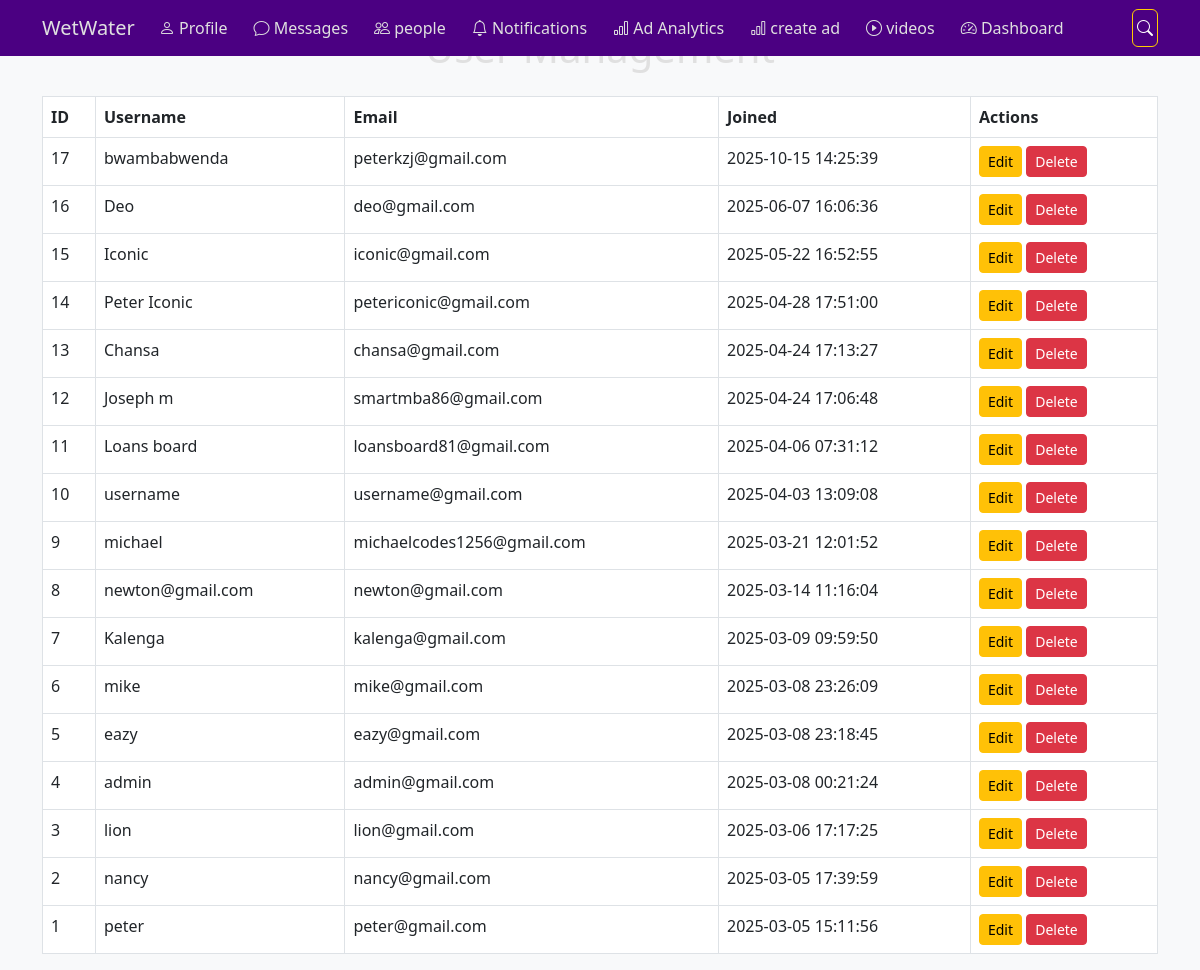
/admin_users.php (signed in), run on the app's committed database.
### tables this page shows
CREATE TABLE `users` (
  `id` int(11) NOT NULL,
  `username` varchar(50) NOT NULL,
  `email` varchar(100) NOT NULL,
  `password` varchar(255) NOT NULL,
  `created_at` timestamp NOT NULL DEFAULT current_timestamp(),
  `profile_picture` varchar(255) DEFAULT 'default_profile.jpg',
  `is_admin` tinyint(1) DEFAULT 0,
  `last_activity` timestamp NOT NULL DEFAULT current_timestamp(),
  `full_name` varchar(100) DEFAULT NULL,
  `bio` text DEFAULT NULL,
  `location` varchar(100) DEFAULT NULL,
  `interests` text DEFAULT NULL,
  `education` varchar(100) DEFAULT NULL,
  `work` varchar(100) DEFAULT NULL,
  `website` varchar(255) DEFAULT NULL,
  `phone` varchar(20) DEFAULT NULL,
  `public_key` text NOT NULL,
  `private_key` text NOT NULL
);

### admin_users.php (the view, shortened to what this page needs)
<?php
include 'includes/header.php';
$stmt = $pdo->query("SELECT * FROM users ORDER BY created_at DESC");
$users = $stmt->fetchAll(PDO::FETCH_ASSOC);
?>
<h1 class="text-center mb-4">User Management</h1>
<table class="table table-bordered">
    <thead>
        <tr>
            <th>ID</th>
            <th>Username</th>
            <th>Email</th>
            <th>Joined</th>
            <th>Actions</th>
        </tr>
    </thead>
    <tbody>
        <?php foreach ($users as $user): ?>
            <tr>
                <td><?php echo $user['id']; ?></td>
                <td><?php echo htmlspecialchars($user['username']); ?></td>
                <td><?php echo htmlspecialchars($user['email']); ?></td>
                <td><?php echo $user['created_at']; ?></td>
                <td>
                    <a href="edit_user.php?id=<?php echo $user['id']; ?>" class="btn btn-sm btn-warning">Edit</a>
                    <a href="delete_user.php?id=<?php echo $user['id']; ?>" class="btn btn-sm btn-danger"
                        onclick="return confirm('Are you sure you want to delete this user?')">Delete</a>
                </td>
            </tr>
        <?php endforeach; ?>
    </tbody>
</table>
<?php include 'includes/footer.php'; ?>

### assets/css/styles.css (style rules this page uses)
body { background-color: #f8f9fa; }
:root { --primary-color: #6a1b9a; --secondary-color: #9c27b0; --background-color: #f3e5f5; --text-color: #4a148c; --button-hover-color: #7b1fa2; --card-background: #ffffff; --card-border-color: #e1bee7; }
body { background-color: var(--background-color); color: var(--text-color); }

### includes/header.php (style rules this page uses)
body { background-color: #1a1a2e; color: #e0e0e0; }

### data on the page
users: id "17", username "bwambabwenda", email "peterkzj@gmail.com", created_at "2025-10-15 14:25:39"
users: id "16", username "Deo", email "deo@gmail.com", created_at "2025-06-07 16:06:36"
users: id "15", username "Iconic", email "iconic@gmail.com", created_at "2025-05-22 16:52:55"
users: id "14", username "Peter Iconic", email "petericonic@gmail.com", created_at "2025-04-28 17:51:00"
users: id "13", username "Chansa", email "chansa@gmail.com", created_at "2025-04-24 17:13:27"
users: id "12", username "Joseph m", email "smartmba86@gmail.com", created_at "2025-04-24 17:06:48"
users: id "11", username "Loans board", email "loansboard81@gmail.com", created_at "2025-04-06 07:31:12"
users: id "10", username "username", email "username@gmail.com", created_at "2025-04-03 13:09:08"
users: id "9", username "michael", email "michaelcodes1256@gmail.com", created_at "2025-03-21 12:01:52"
users: id "8", username "newton@gmail.com", email "newton@gmail.com", created_at "2025-03-14 11:16:04"
users: id "7", username "Kalenga", email "kalenga@gmail.com", created_at "2025-03-09 09:59:50"
users: id "6", username "mike", email "mike@gmail.com", created_at "2025-03-08 23:26:09"
users: id "5", username "eazy", email "eazy@gmail.com", created_at "2025-03-08 23:18:45"
users: id "4", username "admin", email "admin@gmail.com", created_at "2025-03-08 00:21:24"
users: id "3", username "lion", email "lion@gmail.com", created_at "2025-03-06 17:17:25"
users: id "2", username "nancy", email "nancy@gmail.com", created_at "2025-03-05 17:39:59"
users: id "1", username "peter", email "peter@gmail.com", created_at "2025-03-05 15:11:56"
